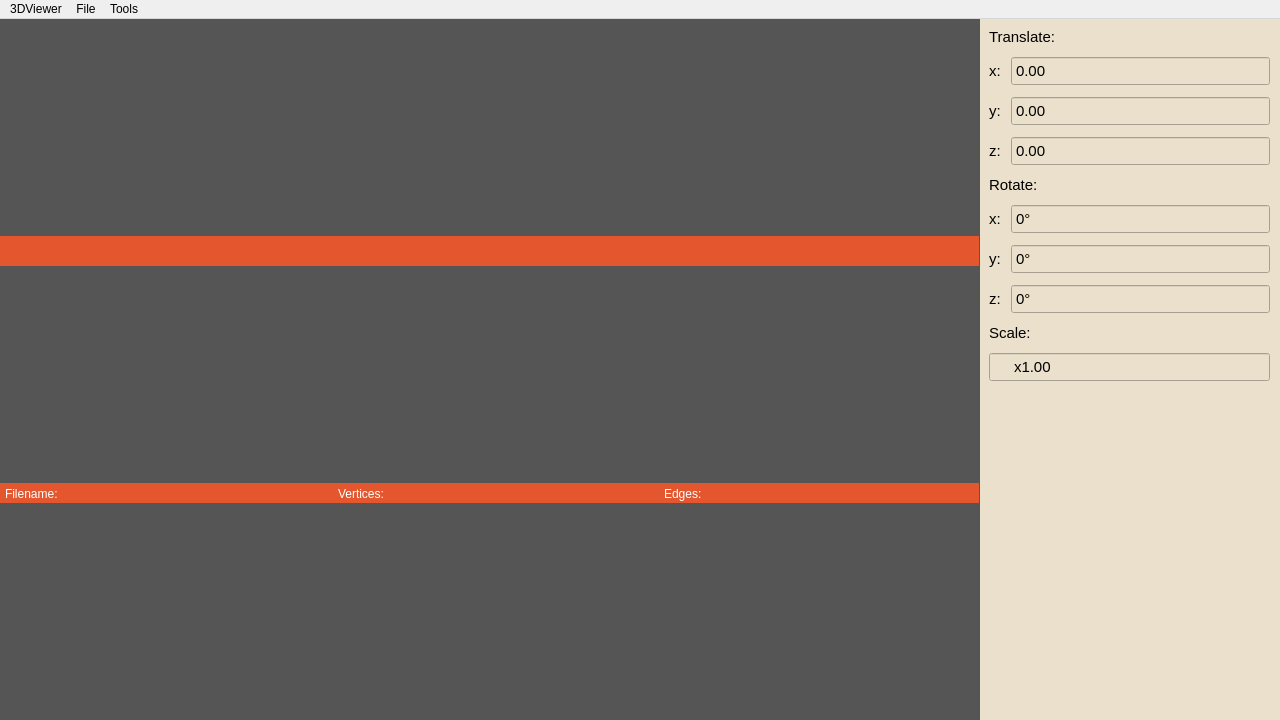
<?xml version="1.0" encoding="UTF-8"?>
<ui version="4.0">
 <class>Viewer</class>
 <widget class="QMainWindow" name="Viewer">
  <property name="geometry">
   <rect>
    <x>0</x>
    <y>0</y>
    <width>1280</width>
    <height>720</height>
   </rect>
  </property>
  <property name="minimumSize">
   <size>
    <width>1280</width>
    <height>720</height>
   </size>
  </property>
  <property name="windowTitle">
   <string>3D_Viewer</string>
  </property>
  <property name="styleSheet">
   <string notr="true">color: black;</string>
  </property>
  <widget class="QWidget" name="main_section">
   <property name="styleSheet">
    <string notr="true">QWidget {
	background: #555555;
}
</string>
   </property>
   <layout class="QHBoxLayout" name="horizontalLayout">
    <property name="spacing">
     <number>1</number>
    </property>
    <property name="leftMargin">
     <number>0</number>
    </property>
    <property name="topMargin">
     <number>0</number>
    </property>
    <property name="rightMargin">
     <number>0</number>
    </property>
    <property name="bottomMargin">
     <number>0</number>
    </property>
    <item>
     <layout class="QVBoxLayout" name="view_section">
      <property name="spacing">
       <number>0</number>
      </property>
      <item>
       <widget class="QWidget" name="toolbar" native="true">
        <property name="sizePolicy">
         <sizepolicy hsizetype="Expanding" vsizetype="Fixed">
          <horstretch>0</horstretch>
          <verstretch>0</verstretch>
         </sizepolicy>
        </property>
        <property name="minimumSize">
         <size>
          <width>0</width>
          <height>30</height>
         </size>
        </property>
        <property name="styleSheet">
         <string notr="true">QWidget {
	background: #e4572e;
}

QPushButton {
	background: white;
	border-radius: 5px;
}

QPushButton:pressed {
	background: #eeeeee;
}</string>
        </property>
       </widget>
      </item>
      <item>
       <widget class="QWidget" name="status_bar" native="true">
        <property name="sizePolicy">
         <sizepolicy hsizetype="Expanding" vsizetype="Fixed">
          <horstretch>0</horstretch>
          <verstretch>0</verstretch>
         </sizepolicy>
        </property>
        <property name="minimumSize">
         <size>
          <width>0</width>
          <height>20</height>
         </size>
        </property>
        <property name="styleSheet">
         <string notr="true">background: #e4572e;
color: white;</string>
        </property>
        <widget class="QWidget" name="horizontalLayoutWidget">
         <property name="geometry">
          <rect>
           <x>0</x>
           <y>0</y>
           <width>981</width>
           <height>21</height>
          </rect>
         </property>
         <layout class="QHBoxLayout" name="status_bar_hlayout">
          <property name="leftMargin">
           <number>5</number>
          </property>
          <property name="rightMargin">
           <number>5</number>
          </property>
          <item>
           <widget class="QLabel" name="filename_label">
            <property name="sizePolicy">
             <sizepolicy hsizetype="Fixed" vsizetype="Preferred">
              <horstretch>0</horstretch>
              <verstretch>0</verstretch>
             </sizepolicy>
            </property>
            <property name="text">
             <string>Filename:</string>
            </property>
           </widget>
          </item>
          <item>
           <widget class="QLabel" name="filename_display">
            <property name="text">
             <string/>
            </property>
           </widget>
          </item>
          <item>
           <widget class="QLabel" name="vertices_label">
            <property name="sizePolicy">
             <sizepolicy hsizetype="Fixed" vsizetype="Preferred">
              <horstretch>0</horstretch>
              <verstretch>0</verstretch>
             </sizepolicy>
            </property>
            <property name="text">
             <string>Vertices:</string>
            </property>
           </widget>
          </item>
          <item>
           <widget class="QLabel" name="vertices_display">
            <property name="text">
             <string/>
            </property>
           </widget>
          </item>
          <item>
           <widget class="QLabel" name="edges_label">
            <property name="sizePolicy">
             <sizepolicy hsizetype="Fixed" vsizetype="Preferred">
              <horstretch>0</horstretch>
              <verstretch>0</verstretch>
             </sizepolicy>
            </property>
            <property name="text">
             <string>Edges:</string>
            </property>
           </widget>
          </item>
          <item>
           <widget class="QLabel" name="edges_display">
            <property name="text">
             <string/>
            </property>
           </widget>
          </item>
         </layout>
        </widget>
       </widget>
      </item>
     </layout>
    </item>
    <item>
     <widget class="QWidget" name="properties" native="true">
      <property name="sizePolicy">
       <sizepolicy hsizetype="Fixed" vsizetype="Expanding">
        <horstretch>0</horstretch>
        <verstretch>0</verstretch>
       </sizepolicy>
      </property>
      <property name="minimumSize">
       <size>
        <width>300</width>
        <height>0</height>
       </size>
      </property>
      <property name="styleSheet">
       <string notr="true">QWidget {
	background: #eae0cc;
	font-size: 15px;
}
</string>
      </property>
      <widget class="QWidget" name="verticalLayoutWidget_2">
       <property name="geometry">
        <rect>
         <x>9</x>
         <y>9</y>
         <width>281</width>
         <height>681</height>
        </rect>
       </property>
       <layout class="QVBoxLayout" name="properties_layout">
        <property name="spacing">
         <number>10</number>
        </property>
        <property name="sizeConstraint">
         <enum>QLayout::SetMinimumSize</enum>
        </property>
        <item>
         <widget class="QLabel" name="translate_label">
          <property name="sizePolicy">
           <sizepolicy hsizetype="Expanding" vsizetype="Fixed">
            <horstretch>0</horstretch>
            <verstretch>0</verstretch>
           </sizepolicy>
          </property>
          <property name="text">
           <string>Translate:</string>
          </property>
         </widget>
        </item>
        <item>
         <layout class="QFormLayout" name="translate_form">
          <property name="sizeConstraint">
           <enum>QLayout::SetDefaultConstraint</enum>
          </property>
          <property name="fieldGrowthPolicy">
           <enum>QFormLayout::ExpandingFieldsGrow</enum>
          </property>
          <property name="rowWrapPolicy">
           <enum>QFormLayout::DontWrapRows</enum>
          </property>
          <property name="labelAlignment">
           <set>Qt::AlignCenter</set>
          </property>
          <property name="formAlignment">
           <set>Qt::AlignHCenter|Qt::AlignTop</set>
          </property>
          <property name="horizontalSpacing">
           <number>-1</number>
          </property>
          <property name="verticalSpacing">
           <number>-1</number>
          </property>
          <item row="0" column="0">
           <widget class="QLabel" name="translate_x_label">
            <property name="text">
             <string>x:</string>
            </property>
           </widget>
          </item>
          <item row="0" column="1">
           <widget class="QDoubleSpinBox" name="translate_x_spinbox">
            <property name="sizePolicy">
             <sizepolicy hsizetype="Expanding" vsizetype="Fixed">
              <horstretch>0</horstretch>
              <verstretch>0</verstretch>
             </sizepolicy>
            </property>
            <property name="minimumSize">
             <size>
              <width>0</width>
              <height>30</height>
             </size>
            </property>
            <property name="focusPolicy">
             <enum>Qt::WheelFocus</enum>
            </property>
            <property name="buttonSymbols">
             <enum>QAbstractSpinBox::NoButtons</enum>
            </property>
            <property name="accelerated">
             <bool>true</bool>
            </property>
            <property name="minimum">
             <double>-9999999999.000000000000000</double>
            </property>
            <property name="maximum">
             <double>9999999999.000000000000000</double>
            </property>
            <property name="singleStep">
             <double>0.050000000000000</double>
            </property>
           </widget>
          </item>
          <item row="1" column="0">
           <widget class="QLabel" name="translate_y_label">
            <property name="text">
             <string>y:</string>
            </property>
           </widget>
          </item>
          <item row="1" column="1">
           <widget class="QDoubleSpinBox" name="translate_y_spinbox">
            <property name="sizePolicy">
             <sizepolicy hsizetype="Expanding" vsizetype="Fixed">
              <horstretch>0</horstretch>
              <verstretch>0</verstretch>
             </sizepolicy>
            </property>
            <property name="minimumSize">
             <size>
              <width>0</width>
              <height>30</height>
             </size>
            </property>
            <property name="focusPolicy">
             <enum>Qt::WheelFocus</enum>
            </property>
            <property name="buttonSymbols">
             <enum>QAbstractSpinBox::NoButtons</enum>
            </property>
            <property name="accelerated">
             <bool>true</bool>
            </property>
            <property name="minimum">
             <double>-9999999999.000000000000000</double>
            </property>
            <property name="maximum">
             <double>9999999999.000000000000000</double>
            </property>
            <property name="singleStep">
             <double>0.050000000000000</double>
            </property>
           </widget>
          </item>
          <item row="2" column="0">
           <widget class="QLabel" name="translate_z_label">
            <property name="text">
             <string>z:</string>
            </property>
           </widget>
          </item>
          <item row="2" column="1">
           <widget class="QDoubleSpinBox" name="translate_z_spinbox">
            <property name="sizePolicy">
             <sizepolicy hsizetype="Expanding" vsizetype="Fixed">
              <horstretch>0</horstretch>
              <verstretch>0</verstretch>
             </sizepolicy>
            </property>
            <property name="minimumSize">
             <size>
              <width>0</width>
              <height>30</height>
             </size>
            </property>
            <property name="focusPolicy">
             <enum>Qt::WheelFocus</enum>
            </property>
            <property name="buttonSymbols">
             <enum>QAbstractSpinBox::NoButtons</enum>
            </property>
            <property name="minimum">
             <double>-9999999999.000000000000000</double>
            </property>
            <property name="maximum">
             <double>9999999999.000000000000000</double>
            </property>
            <property name="singleStep">
             <double>0.050000000000000</double>
            </property>
           </widget>
          </item>
         </layout>
        </item>
        <item>
         <widget class="QLabel" name="rotate_label">
          <property name="sizePolicy">
           <sizepolicy hsizetype="Preferred" vsizetype="Fixed">
            <horstretch>0</horstretch>
            <verstretch>0</verstretch>
           </sizepolicy>
          </property>
          <property name="text">
           <string>Rotate:</string>
          </property>
         </widget>
        </item>
        <item>
         <layout class="QFormLayout" name="rotate_form">
          <property name="sizeConstraint">
           <enum>QLayout::SetDefaultConstraint</enum>
          </property>
          <property name="fieldGrowthPolicy">
           <enum>QFormLayout::AllNonFixedFieldsGrow</enum>
          </property>
          <property name="formAlignment">
           <set>Qt::AlignHCenter|Qt::AlignTop</set>
          </property>
          <property name="horizontalSpacing">
           <number>-1</number>
          </property>
          <property name="verticalSpacing">
           <number>-1</number>
          </property>
          <item row="0" column="0">
           <widget class="QLabel" name="rotate_x_label">
            <property name="text">
             <string>x:</string>
            </property>
           </widget>
          </item>
          <item row="1" column="0">
           <widget class="QLabel" name="rotate_y_label">
            <property name="text">
             <string>y:</string>
            </property>
           </widget>
          </item>
          <item row="2" column="0">
           <widget class="QLabel" name="rotate_z_label">
            <property name="text">
             <string>z:</string>
            </property>
           </widget>
          </item>
          <item row="0" column="1">
           <widget class="QSpinBox" name="rotate_x_spinbox">
            <property name="sizePolicy">
             <sizepolicy hsizetype="Expanding" vsizetype="Fixed">
              <horstretch>0</horstretch>
              <verstretch>0</verstretch>
             </sizepolicy>
            </property>
            <property name="minimumSize">
             <size>
              <width>0</width>
              <height>30</height>
             </size>
            </property>
            <property name="focusPolicy">
             <enum>Qt::WheelFocus</enum>
            </property>
            <property name="buttonSymbols">
             <enum>QAbstractSpinBox::NoButtons</enum>
            </property>
            <property name="suffix">
             <string>°</string>
            </property>
            <property name="minimum">
             <number>-361</number>
            </property>
            <property name="maximum">
             <number>361</number>
            </property>
           </widget>
          </item>
          <item row="1" column="1">
           <widget class="QSpinBox" name="rotate_y_spinbox">
            <property name="sizePolicy">
             <sizepolicy hsizetype="Expanding" vsizetype="Fixed">
              <horstretch>0</horstretch>
              <verstretch>0</verstretch>
             </sizepolicy>
            </property>
            <property name="minimumSize">
             <size>
              <width>0</width>
              <height>30</height>
             </size>
            </property>
            <property name="focusPolicy">
             <enum>Qt::WheelFocus</enum>
            </property>
            <property name="buttonSymbols">
             <enum>QAbstractSpinBox::NoButtons</enum>
            </property>
            <property name="suffix">
             <string>°</string>
            </property>
            <property name="minimum">
             <number>-361</number>
            </property>
            <property name="maximum">
             <number>361</number>
            </property>
           </widget>
          </item>
          <item row="2" column="1">
           <widget class="QSpinBox" name="rotate_z_spinbox">
            <property name="sizePolicy">
             <sizepolicy hsizetype="Expanding" vsizetype="Fixed">
              <horstretch>0</horstretch>
              <verstretch>0</verstretch>
             </sizepolicy>
            </property>
            <property name="minimumSize">
             <size>
              <width>0</width>
              <height>30</height>
             </size>
            </property>
            <property name="focusPolicy">
             <enum>Qt::WheelFocus</enum>
            </property>
            <property name="frame">
             <bool>true</bool>
            </property>
            <property name="buttonSymbols">
             <enum>QAbstractSpinBox::NoButtons</enum>
            </property>
            <property name="suffix">
             <string>°</string>
            </property>
            <property name="minimum">
             <number>-361</number>
            </property>
            <property name="maximum">
             <number>361</number>
            </property>
            <property name="stepType">
             <enum>QAbstractSpinBox::DefaultStepType</enum>
            </property>
           </widget>
          </item>
         </layout>
        </item>
        <item>
         <widget class="QLabel" name="scale_label">
          <property name="sizePolicy">
           <sizepolicy hsizetype="Fixed" vsizetype="Fixed">
            <horstretch>0</horstretch>
            <verstretch>0</verstretch>
           </sizepolicy>
          </property>
          <property name="text">
           <string>Scale:</string>
          </property>
         </widget>
        </item>
        <item>
         <widget class="QDoubleSpinBox" name="scale_spinbox">
          <property name="sizePolicy">
           <sizepolicy hsizetype="Expanding" vsizetype="Fixed">
            <horstretch>0</horstretch>
            <verstretch>0</verstretch>
           </sizepolicy>
          </property>
          <property name="minimumSize">
           <size>
            <width>0</width>
            <height>30</height>
           </size>
          </property>
          <property name="focusPolicy">
           <enum>Qt::WheelFocus</enum>
          </property>
          <property name="styleSheet">
           <string notr="true">padding-left: 20px;</string>
          </property>
          <property name="buttonSymbols">
           <enum>QAbstractSpinBox::NoButtons</enum>
          </property>
          <property name="showGroupSeparator" stdset="0">
           <bool>false</bool>
          </property>
          <property name="prefix">
           <string>x</string>
          </property>
          <property name="minimum">
           <double>0.010000000000000</double>
          </property>
          <property name="maximum">
           <double>9999999.000000000000000</double>
          </property>
          <property name="singleStep">
           <double>0.050000000000000</double>
          </property>
          <property name="stepType">
           <enum>QAbstractSpinBox::DefaultStepType</enum>
          </property>
          <property name="value">
           <double>1.000000000000000</double>
          </property>
         </widget>
        </item>
        <item>
         <spacer name="verticalSpacer">
          <property name="orientation">
           <enum>Qt::Vertical</enum>
          </property>
          <property name="sizeHint" stdset="0">
           <size>
            <width>20</width>
            <height>40</height>
           </size>
          </property>
         </spacer>
        </item>
       </layout>
      </widget>
     </widget>
    </item>
   </layout>
  </widget>
  <widget class="QMenuBar" name="menubar">
   <property name="geometry">
    <rect>
     <x>0</x>
     <y>0</y>
     <width>1280</width>
     <height>24</height>
    </rect>
   </property>
   <widget class="QMenu" name="menu3DViewer">
    <property name="title">
     <string>3DViewer</string>
    </property>
    <addaction name="action_preferences"/>
   </widget>
   <widget class="QMenu" name="menuTools">
    <property name="title">
     <string>Tools</string>
    </property>
    <addaction name="action_screenshot"/>
    <addaction name="action_screencast"/>
   </widget>
   <widget class="QMenu" name="menuFile">
    <property name="title">
     <string>File</string>
    </property>
    <addaction name="action_open_file"/>
   </widget>
   <addaction name="menu3DViewer"/>
   <addaction name="menuFile"/>
   <addaction name="menuTools"/>
  </widget>
  <action name="action_preferences">
   <property name="text">
    <string>Preferences</string>
   </property>
   <property name="shortcut">
    <string>Ctrl+,</string>
   </property>
  </action>
  <action name="action_screenshot">
   <property name="text">
    <string>Screenshot</string>
   </property>
   <property name="shortcut">
    <string>Ctrl+S</string>
   </property>
  </action>
  <action name="action_screencast">
   <property name="text">
    <string>Screencast</string>
   </property>
   <property name="shortcut">
    <string>Ctrl+C</string>
   </property>
  </action>
  <action name="action_open_file">
   <property name="text">
    <string>Open file...</string>
   </property>
   <property name="shortcut">
    <string>Ctrl+N</string>
   </property>
  </action>
 </widget>
 <resources/>
 <connections/>
</ui>
